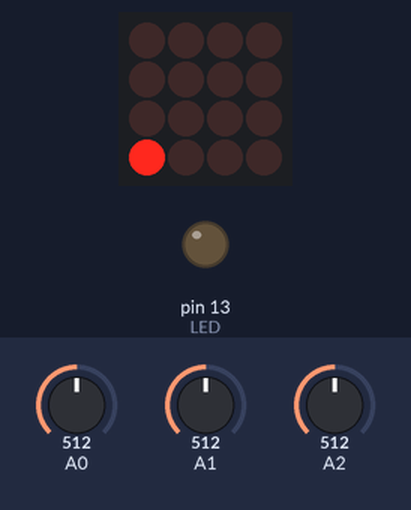
The program below on a simulated Arduino Leonardo, built with avr-gcc and run on an emulated ATmega32U4. On the bench: 4×4 LED matrix, output pins drawn as LEDs (lit = HIGH). Dashed ring = blinking. The test bench sets the inputs (shaded band); at power-on: A2 = 512, A0 = 512, A1 = 512.

Above: at 0.62 s.
1.9 s: A2 set to 6
At 2.93 s:
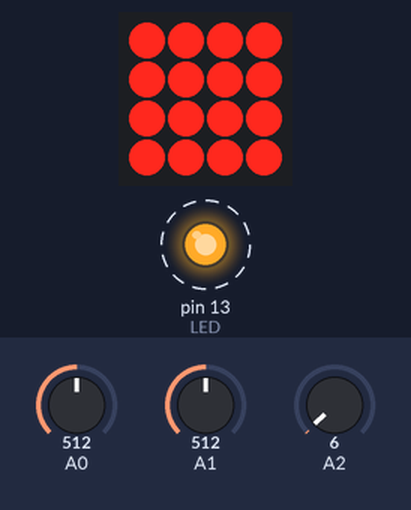
At 4.8 s:
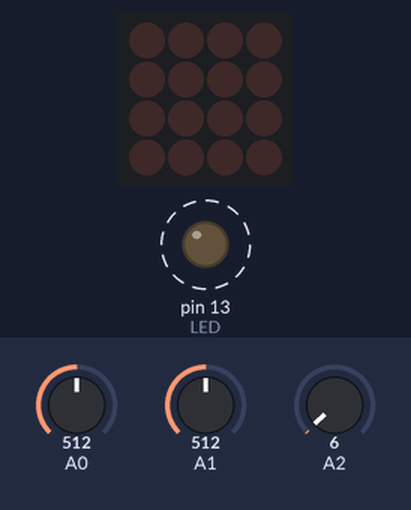
4.9 s: A2 set to 26
6.6 s: A2 set to 0
8.9 s: A2 set to 30
Timing chart, 0 to 11.4 s (numbered marks = the images above; inputs shaded):
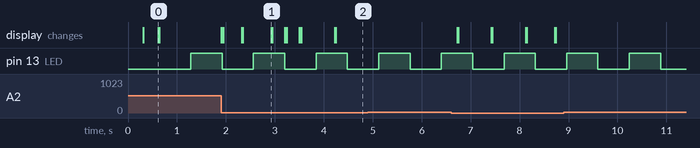

Measured:
- after the input at 1.9 s, the display: changes at once (image 1)
- by itself, pin 13 (LED): alternates HIGH for 0.64 s and LOW for 0.64 s

The program:

main.cpp
```cpp
/* Deeply indebted to the project
 * Mini Untztrument, Arduino Style by gdsports
 *
 * Repo here: https://github.com/gdsports/miniuntz
 */

#include <Arduino.h>
#include <Wire.h>
#include <Adafruit_Trellis.h>
#include <MIDIUSB.h>
#include <midi_operations.h>
#include <trellis_animations.h>
#include <find_index.h>

#define LED      LED_BUILTIN // Pin for heartbeat LED (shows code is working)
#define CHANNEL  1           // MIDI channel number

Adafruit_Trellis trellis;

uint8_t          rateMod;
uint8_t          pitch;
bool             clicked;

uint8_t       heart        = 0;  // Heartbeat LED counter
unsigned long prevReadTime = 0L; // Keypad polling timer

bool notesOn[16];
const int FLASHING_RATE = 4;
int flashTimer = FLASHING_RATE;

uint8_t velocity = 100;
uint8_t note[] = {
  39, 38, 37, 36,
  43, 42, 41, 40,
  47, 46, 45, 44,
  51, 50, 49, 48,
};

void setup() {
  pinMode(LED, OUTPUT);
  trellis.begin(0x70); // Pass I2C address

  startupAnimation(trellis);

  trellis.clear();
  trellis.writeDisplay();

  rateMod = map(analogRead(0), 0, 1023, 0, 127);
  pitch = map(analogRead(1), 0, 1023, 0, 127);
  clicked = map(analogRead(2), 0, 1023, 0, 127);


  controlChange(CHANNEL,  0, rateMod);
  pitchBend(CHANNEL, 0, pitch);
  controlChange(CHANNEL,  1, clicked);

}

uint8_t getReading(int pinNumber) {
  return map(analogRead(pinNumber), 0, 1023, 0, 127);
}

void loop() {
  unsigned long t = millis();
  if((t - prevReadTime) >= 20L) { // 20ms = min Trellis poll time
    if(trellis.readSwitches()) {  // Button state change?

      for(uint8_t i=0; i<16; i++) { // For each button...
        if(trellis.justPressed(i)) {
          noteOn(CHANNEL, note[i], velocity);

        } else if(trellis.justReleased(i)) {
          noteOn(CHANNEL, note[i], 0);
        }
      }
    }

    uint8_t newRate = getReading(0);
    if(rateMod != newRate) {
      rateMod = newRate;
      controlChange(CHANNEL, 0, rateMod);
    }

    uint8_t newPitchBend = getReading(1);
    if(pitch != newPitchBend) {
      pitch = newPitchBend;
      pitchBend(CHANNEL, 0, pitch);
    }

    // PS4 Joytick Button animations
    bool newClick = getReading(2) < 1;
    if(clicked != newClick) {
      clicked = newClick;
      noteOn(CHANNEL, 1, velocity);
    }

    // Read midi in
    midiEventPacket_t rx;
    do {
      rx = MidiUSB.read();

      // Note on
      if (rx.header == 9) {
        notesOn[findIndex(rx.byte2)] = true;

        if (rx.byte2 == 1) {
          clicked = true;
        }
      }
      // Note off
      else if (rx.header == 8) {
        notesOn[findIndex(rx.byte2)] = false;

        if (rx.byte2 == 1) {
          clicked = false;
        }
      }

    } while (rx.header != 0);

    for (int i=0; i<16; ++i) {
      if (notesOn[i])
        trellis.setLED(i);
      else
        trellis.clrLED(i);
    }

    if (clicked)
      flashAnimation(trellis, flashTimer, FLASHING_RATE);
    else
      clearLEDS(trellis, notesOn);

    trellis.writeDisplay();

    prevReadTime = t;
    digitalWrite(LED, ++heart & 32); // Blink = alive
    MidiUSB.flush();
  }
}
```

find_index.cpp
```cpp
int findIndex(int x) {
  int row = (x / 4) - 9;
  int column = 3 - x % 4;
  return row * 4 + column;
}
```

find_index.h
```cpp
#ifndef FIND_INDEX
#define FIND_INDEX

int findIndex(int x);

#endif
```

midi_operations.cpp
```cpp
#include <midi_operations.h>
#include <Arduino.h>
#include <MIDIUSB.h>

// First event parameter is the event type (0x09 = note on, 0x08 = note off).
// Second event parameter is note-on/note-off, combined with the channel.
// Channel can be anything between 0-15. Typically reported to the user as 1-16.
// Third event parameter is the note number (48 = middle C).
// Fourth event parameter is the velocity (64 = normal, 127 = fastest).

void noteOn(byte channel, byte pitch, byte velocity) {
  midiEventPacket_t noteOn = {0x09, (byte)(0x90 | channel), pitch, velocity};
  MidiUSB.sendMIDI(noteOn);
}

void noteOff(byte channel, byte pitch, byte velocity) {
  midiEventPacket_t noteOff = {0x08, (byte)(0x80 | channel), pitch, velocity};
  MidiUSB.sendMIDI(noteOff);
}

// First event parameter is the event type (0x0B = control change).
// Second event parameter is the event type, combined with the channel.
// Third event parameter is the control number number (0-119).
// Fourth event parameter is the control value (0-127).

void controlChange(byte channel, byte control, byte value) {
  midiEventPacket_t event = {0x0B, (byte)((0xB0 | channel) - 1), control, value};
  MidiUSB.sendMIDI(event);
}
void pitchBend(byte channel, byte control, byte value) {
  midiEventPacket_t event = {0x0E, (byte)((0xE0 | channel) - 1), control, value};
  MidiUSB.sendMIDI(event);
}
```

midi_operations.h
```cpp
#include <Arduino.h>
#include <MIDIUSB.h>

void noteOn(byte channel, byte pitch, byte velocity);

void noteOff(byte channel, byte pitch, byte velocity);

void controlChange(byte channel, byte control, byte value);

void pitchBend(byte channel, byte control, byte value);
```

trellis_animations.cpp
```cpp
#include <trellis_animations.h>

void startupAnimation(Adafruit_Trellis& t) {
  int speed = 20 ;
  for (int i=36; i<52; ++i) {
    t.setLED(findIndex(i));
    t.writeDisplay();
    delay(speed);
  }
  for (int i=36; i<52; ++i) {
    t.clrLED(findIndex(i));
    t.writeDisplay();
    delay(speed);
  }
}

void clearLEDS(Adafruit_Trellis& t, bool (&notesOn)[16]) {
  for (int i=0; i<16; ++i) {
    if (!notesOn[i])
      t.clrLED(i);
  }
}

void flashAnimation(Adafruit_Trellis& t, int& flashTimer, int FLASHING_RATE) {
  for (int i=0; i<16; ++i) {
    if (flashTimer > FLASHING_RATE/2)
      t.setLED(i);
    else
      t.clrLED(i);
  }
  flashTimer = flashTimer > 0 ? flashTimer - 1 : FLASHING_RATE;
}

void allOn(Adafruit_Trellis& t) {
  for (int i=0; i < 16; ++i) {
    t.setLED(i);
  }
}
```

trellis_animations.h
```cpp
#include <Adafruit_Trellis.h>
#include <find_index.h>

void startupAnimation(Adafruit_Trellis& t);
void clearLEDS(Adafruit_Trellis& t, bool (&notesOn)[16]);
void flashAnimation(Adafruit_Trellis& t, int& flashTimer, int FLASHING_RATE);
void allOn(Adafruit_Trellis& t);
```
